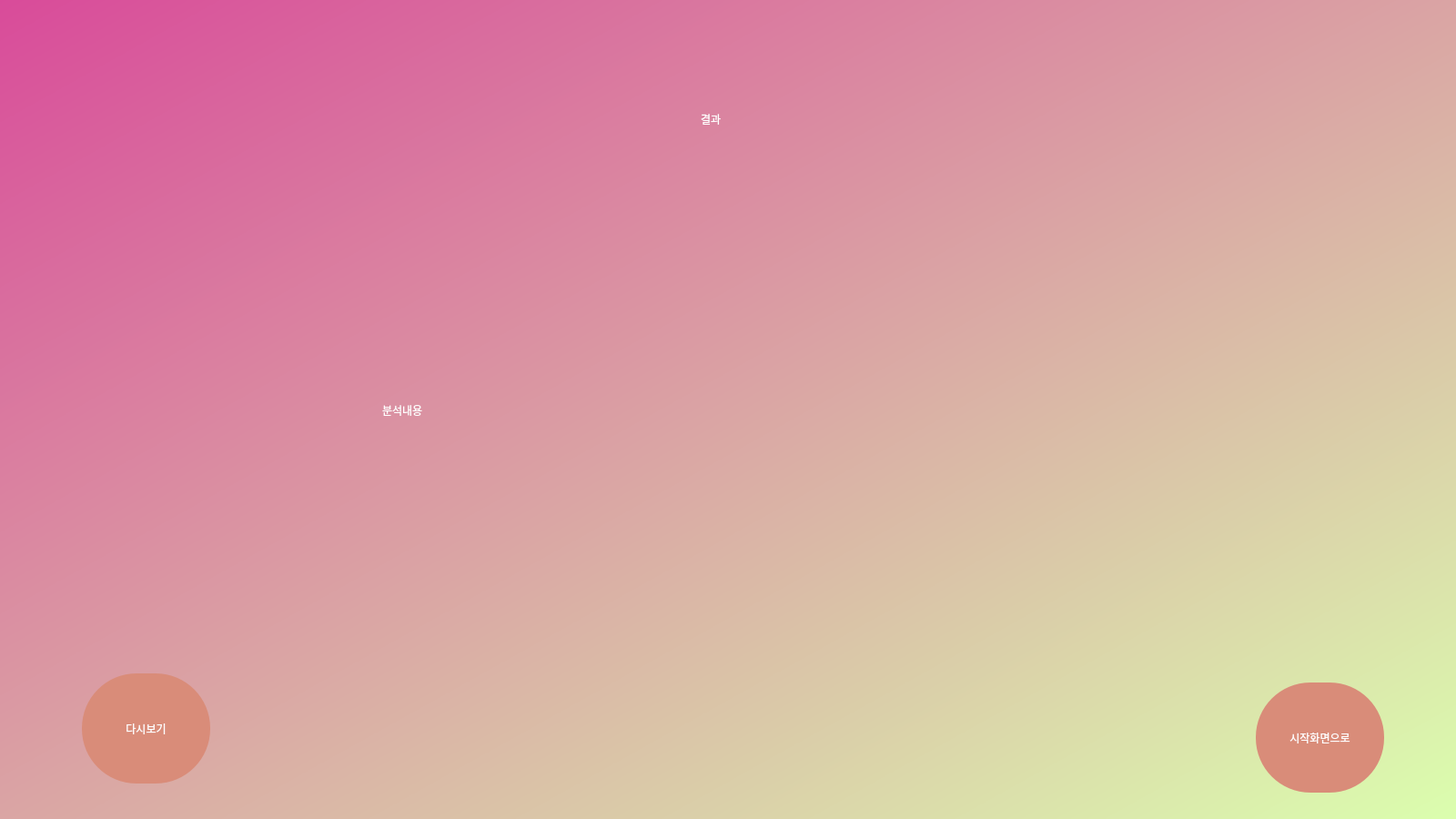
<?xml version="1.0" encoding="UTF-8"?>
<ui version="4.0">
 <class>MainWindow</class>
 <widget class="QMainWindow" name="MainWindow">
  <property name="geometry">
   <rect>
    <x>0</x>
    <y>0</y>
    <width>1600</width>
    <height>900</height>
   </rect>
  </property>
  <property name="windowTitle">
   <string>MainWindow</string>
  </property>
  <widget class="QWidget" name="centralwidget">
   <widget class="QWidget" name="widget" native="true">
    <property name="geometry">
     <rect>
      <x>0</x>
      <y>0</y>
      <width>1600</width>
      <height>900</height>
     </rect>
    </property>
    <property name="styleSheet">
     <string notr="true">QWidget#widget{
background-color:qlineargradient(spread:pad, x1:0, y1:0, x2:1, y2:1, stop:0 rgba(217, 75, 154, 255), stop:1 rgba(219, 255, 174, 255))}</string>
    </property>
    <widget class="QLabel" name="label">
     <property name="geometry">
      <rect>
       <x>770</x>
       <y>80</y>
       <width>111</width>
       <height>101</height>
      </rect>
     </property>
     <property name="styleSheet">
      <string notr="true">color:rgb(255, 255, 255);
font: 36pt &quot;예스 고딕 레귤러&quot;;</string>
     </property>
     <property name="text">
      <string>결과</string>
     </property>
    </widget>
    <widget class="QLabel" name="analyzed">
     <property name="geometry">
      <rect>
       <x>420</x>
       <y>250</y>
       <width>721</width>
       <height>401</height>
      </rect>
     </property>
     <property name="styleSheet">
      <string notr="true">font: 16pt &quot;예스 고딕 레귤러&quot;;
color:rgb(255, 255, 255)</string>
     </property>
     <property name="text">
      <string>분석내용</string>
     </property>
    </widget>
    <widget class="QPushButton" name="towelcome">
     <property name="geometry">
      <rect>
       <x>1380</x>
       <y>750</y>
       <width>141</width>
       <height>121</height>
      </rect>
     </property>
     <property name="styleSheet">
      <string notr="true">border-radius:60px;
background-color:rgb(217, 140, 121);
font: 16pt &quot;예스 고딕 레귤러&quot;;
color:rgb(255, 255, 255);</string>
     </property>
     <property name="text">
      <string>시작화면으로</string>
     </property>
    </widget>
    <widget class="QPushButton" name="rewatch">
     <property name="geometry">
      <rect>
       <x>90</x>
       <y>740</y>
       <width>141</width>
       <height>121</height>
      </rect>
     </property>
     <property name="styleSheet">
      <string notr="true">border-radius:60px;
background-color:rgb(217, 140, 121);
font: 16pt &quot;예스 고딕 레귤러&quot;;
color:rgb(255, 255, 255);</string>
     </property>
     <property name="text">
      <string>다시보기</string>
     </property>
    </widget>
   </widget>
  </widget>
 </widget>
 <resources/>
 <connections/>
</ui>
